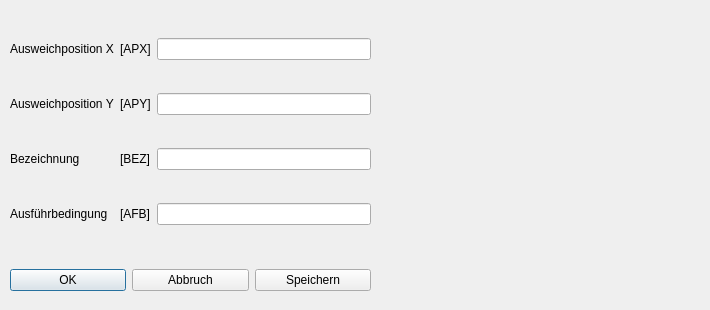
<?xml version="1.0" encoding="UTF-8"?>
<ui version="4.0">
 <class>Dialog_halt</class>
 <widget class="QDialog" name="Dialog_halt">
  <property name="geometry">
   <rect>
    <x>0</x>
    <y>0</y>
    <width>710</width>
    <height>310</height>
   </rect>
  </property>
  <property name="windowTitle">
   <string>Programm-Halt</string>
  </property>
  <property name="modal">
   <bool>true</bool>
  </property>
  <widget class="QWidget" name="layoutWidget">
   <property name="geometry">
    <rect>
     <x>10</x>
     <y>11</y>
     <width>361</width>
     <height>241</height>
    </rect>
   </property>
   <layout class="QGridLayout" name="gridLayout">
    <item row="2" column="2">
     <widget class="QLineEdit" name="lineEdit_bez"/>
    </item>
    <item row="3" column="1">
     <widget class="QLabel" name="label_6">
      <property name="text">
       <string>[AFB]</string>
      </property>
     </widget>
    </item>
    <item row="2" column="0">
     <widget class="QLabel" name="label_3">
      <property name="text">
       <string>Bezeichnung</string>
      </property>
     </widget>
    </item>
    <item row="2" column="1">
     <widget class="QLabel" name="label_5">
      <property name="text">
       <string>[BEZ]</string>
      </property>
     </widget>
    </item>
    <item row="3" column="2">
     <widget class="QLineEdit" name="lineEdit_afb"/>
    </item>
    <item row="3" column="0">
     <widget class="QLabel" name="label_4">
      <property name="text">
       <string>Ausführbedingung</string>
      </property>
     </widget>
    </item>
    <item row="1" column="2">
     <widget class="QLineEdit" name="lineEdit_y"/>
    </item>
    <item row="0" column="2">
     <widget class="QLineEdit" name="lineEdit_x"/>
    </item>
    <item row="0" column="0">
     <widget class="QLabel" name="label">
      <property name="text">
       <string>Ausweichposition X</string>
      </property>
     </widget>
    </item>
    <item row="1" column="0">
     <widget class="QLabel" name="label_2">
      <property name="text">
       <string>Ausweichposition Y</string>
      </property>
     </widget>
    </item>
    <item row="0" column="1">
     <widget class="QLabel" name="label_7">
      <property name="text">
       <string>[APX]</string>
      </property>
     </widget>
    </item>
    <item row="1" column="1">
     <widget class="QLabel" name="label_8">
      <property name="text">
       <string>[APY]</string>
      </property>
     </widget>
    </item>
   </layout>
  </widget>
  <widget class="QLabel" name="label_bild">
   <property name="geometry">
    <rect>
     <x>380</x>
     <y>10</y>
     <width>321</width>
     <height>241</height>
    </rect>
   </property>
   <property name="text">
    <string/>
   </property>
  </widget>
  <widget class="QWidget" name="layoutWidget_2">
   <property name="geometry">
    <rect>
     <x>10</x>
     <y>260</y>
     <width>361</width>
     <height>41</height>
    </rect>
   </property>
   <layout class="QHBoxLayout" name="horizontalLayout">
    <item>
     <widget class="QPushButton" name="pushButton_ok">
      <property name="text">
       <string>OK</string>
      </property>
     </widget>
    </item>
    <item>
     <widget class="QPushButton" name="pushButton_esc">
      <property name="text">
       <string>Abbruch</string>
      </property>
     </widget>
    </item>
    <item>
     <widget class="QPushButton" name="pushButton_save">
      <property name="text">
       <string>Speichern</string>
      </property>
     </widget>
    </item>
   </layout>
  </widget>
 </widget>
 <tabstops>
  <tabstop>lineEdit_x</tabstop>
  <tabstop>lineEdit_y</tabstop>
  <tabstop>lineEdit_bez</tabstop>
  <tabstop>lineEdit_afb</tabstop>
  <tabstop>pushButton_ok</tabstop>
  <tabstop>pushButton_esc</tabstop>
  <tabstop>pushButton_save</tabstop>
 </tabstops>
 <resources/>
 <connections/>
</ui>
